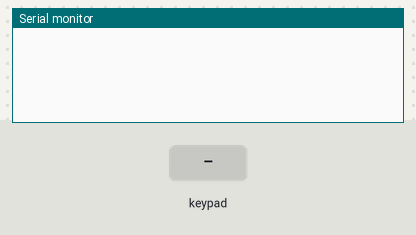
Simulated run of this sketch. Board: Arduino Uno, built with avr-gcc and run on an emulated ATmega328P. Shown: the last lines printed to the serial monitor. The inputs (shaded band) are chosen by the test bench.

Above: at 1.2 s.
1.3 s: key 'a' pressed
At 2.2 s:
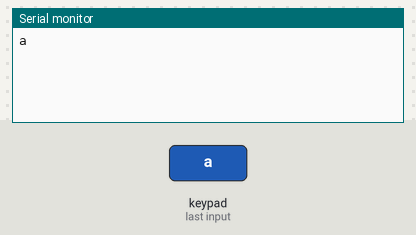
2.8 s: key 'b' pressed
At 3.5 s:
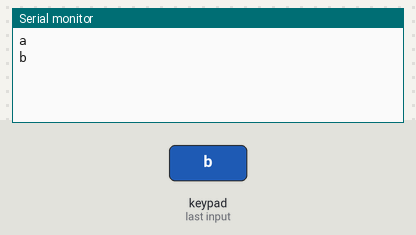
4.3 s: key 'c' pressed
At 4.7 s:
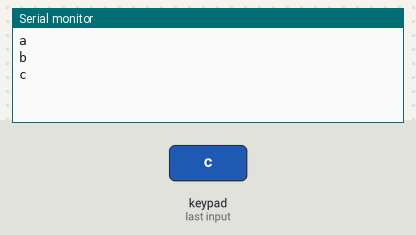
5.8 s: key 'd' pressed
At 6.7 s:
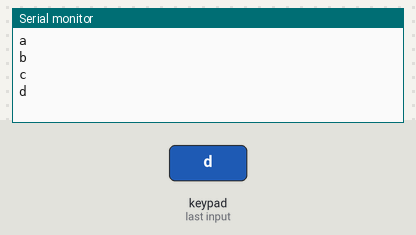
7.3 s: key 'e' pressed
At 7.9 s:
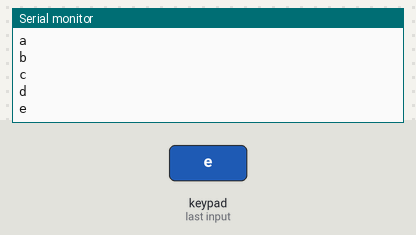
8.8 s: key 'f' pressed
At 9.1 s:
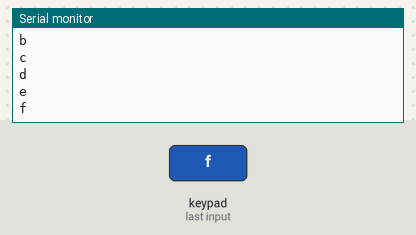

The sketch:

keypad.ino
```cpp
#include <Keypad.h>

const byte ROWS = 4; //four rows
const byte COLS = 4; //four columns
char keys[ROWS][COLS] = {
  {'a','b','c','d'},
  {'e','f','g','h'},
  {'i','j','k','l'},
  {'m','n','o','p'}
};
byte rowPins[ROWS] = {5, 4, 3, 2}; //connect to the row pinouts of the keypad
byte colPins[COLS] = {6, 7, 8, 9}; //connect to the column pinouts of the keypad

Keypad keypad = Keypad( makeKeymap(keys), rowPins, colPins, ROWS, COLS );

void setup(){
  Serial.begin(9600);
}

void loop(){
  char key = keypad.getKey();

  if (key){
    Serial.println(key);
    delay(100);
  }
}
```

Measured:
- after the input at 1.3 s, the serial monitor: prints a new line at once (image 1)
- after the input at 2.8 s, the serial monitor: prints a new line at once (image 2)
- after the input at 4.3 s, the serial monitor: prints a new line at once (image 3)
- after the input at 5.8 s, the serial monitor: prints a new line at once (image 4)
- after the input at 7.3 s, the serial monitor: prints a new line at once (image 5)
- after the input at 8.8 s, the serial monitor: prints a new line at once (image 6)
